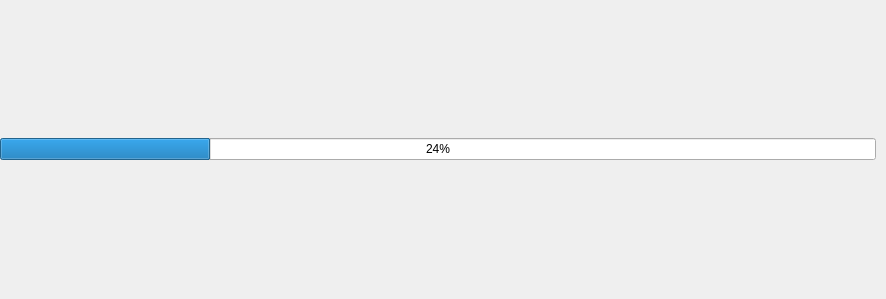
<?xml version="1.0" encoding="UTF-8"?>
<ui version="4.0">
 <class>Form</class>
 <widget class="QWidget" name="Form">
  <property name="geometry">
   <rect>
    <x>0</x>
    <y>0</y>
    <width>886</width>
    <height>299</height>
   </rect>
  </property>
  <property name="sizePolicy">
   <sizepolicy hsizetype="MinimumExpanding" vsizetype="Preferred">
    <horstretch>0</horstretch>
    <verstretch>0</verstretch>
   </sizepolicy>
  </property>
  <property name="windowTitle">
   <string>Form</string>
  </property>
  <layout class="QVBoxLayout" name="verticalLayout">
   <property name="spacing">
    <number>3</number>
   </property>
   <property name="leftMargin">
    <number>0</number>
   </property>
   <property name="topMargin">
    <number>0</number>
   </property>
   <property name="rightMargin">
    <number>0</number>
   </property>
   <property name="bottomMargin">
    <number>0</number>
   </property>
   <item>
    <layout class="QHBoxLayout" name="horizontalLayout">
     <item>
      <widget class="QProgressBar" name="bar">
       <property name="value">
        <number>24</number>
       </property>
      </widget>
     </item>
     <item>
      <widget class="QLabel" name="wait_warning">
       <property name="toolTip">
        <string>&lt;html&gt;&lt;head/&gt;&lt;body&gt;&lt;p&gt;Warning: either there is no wait monitor, or the wait monitor device does not support wait completed events. Progress bar will display as if all waits completed immediately.&lt;/p&gt;&lt;/body&gt;&lt;/html&gt;</string>
       </property>
       <property name="pixmap">
        <pixmap resource="../../../../../../usr/local/lib/python2.7/dist-packages/qtutils/icons/icons.qrc">:/qtutils/fugue/clock--exclamation.png</pixmap>
       </property>
      </widget>
     </item>
    </layout>
   </item>
  </layout>
 </widget>
 <resources>
  <include location="../../../../../../usr/local/lib/python2.7/dist-packages/qtutils/icons/icons.qrc"/>
 </resources>
 <connections/>
</ui>
